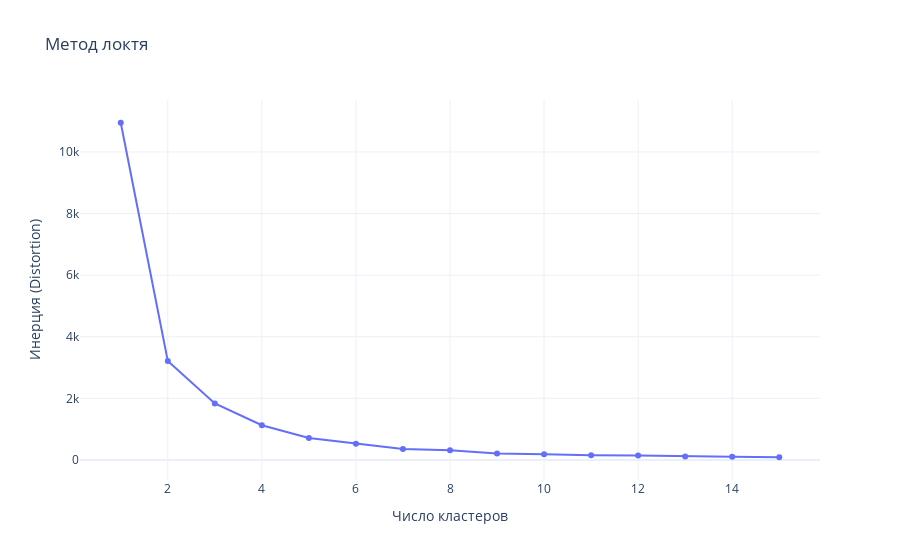
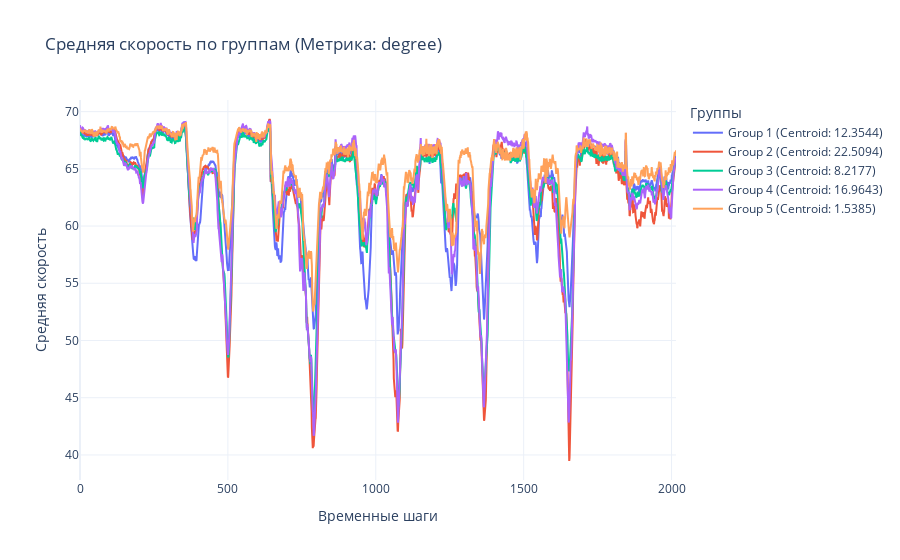

Source (notebook cell) for these figures, in order:
### Code cell
cluster_graph_features(adj, data, metric='degree', elbow_method=True, max_clusters=15)

groups, group_average_speeds, fig = cluster_graph_features(adj, data, metric='degree', n_clusters=5)
fig.show()

### Figure 1 — Plotly figure (JSON) as saved in the notebook; plotly's stock layout.template omitted (floating-point values rounded to 4 significant figures)
{"data": [{"mode": "lines+markers", "type": "scatter", "x": [1, 2, 3, 4, 5, 6, 7, 8, 9, 10, 11, 12, 13, 14, 15], "y": [10950.0, 3216.0, 1833.0, 1128.0, 713.6, 528.5, 357.1, 313.8, 210.1, 187.0, 148.4, 140.4, 111.2, 100.5, 86.82]}], "layout": {"title": {"text": "Метод локтя"}, "xaxis": {"title": {"text": "Число кластеров"}}, "yaxis": {"title": {"text": "Инерция (Distortion)"}}}}

### Figure 2 — Plotly figure (JSON) as saved in the notebook; plotly's stock layout.template omitted (floating-point values rounded to 4 significant figures; data arrays with more than 128 entries replaced by an {"elided": "..."} marker saying what was removed)
{"data": [{"mode": "lines", "name": "Group 1 (Centroid: 12.3544)", "type": "scatter", "x": {"elided": "2016 int values"}, "y": {"elided": "2016 float values"}}, {"mode": "lines", "name": "Group 2 (Centroid: 22.5094)", "type": "scatter", "x": {"elided": "2016 int values"}, "y": {"elided": "2016 float values"}}, {"mode": "lines", "name": "Group 3 (Centroid: 8.2177)", "type": "scatter", "x": {"elided": "2016 int values"}, "y": {"elided": "2016 float values"}}, {"mode": "lines", "name": "Group 4 (Centroid: 16.9643)", "type": "scatter", "x": {"elided": "2016 int values"}, "y": {"elided": "2016 float values"}}, {"mode": "lines", "name": "Group 5 (Centroid: 1.5385)", "type": "scatter", "x": {"elided": "2016 int values"}, "y": {"elided": "2016 float values"}}], "layout": {"legend": {"title": {"text": "Группы"}}, "title": {"text": "Средняя скорость по группам (Метрика: degree)"}, "xaxis": {"title": {"text": "Временные шаги"}}, "yaxis": {"title": {"text": "Средняя скорость"}}}}
